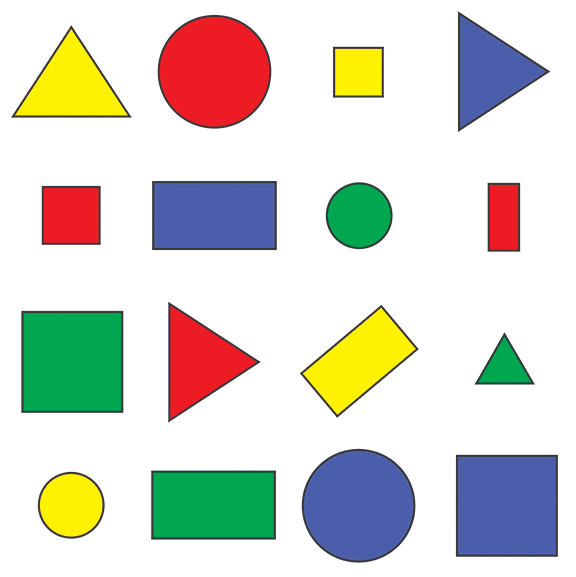
#> input picture OpenCV/GettingStarted/Resources/shapes.png, 576 x 577 px
$ python color_detection.py
#> lines starting #> are read from the running program, lines starting #| are printed output that depends on the picture
import cv2
import numpy as np

'''We convert the image to HSV space, because You can usually get better information from a HSV colorspace. The
reason we use HSV colorspace for color detection/thresholding over RGB/BGR is that HSV is more robust towards
external lighting changes. This means that in cases of minor changes in external lighting (such as pale shadows,
etc. ) Hue values vary relatively lesser than RGB values. For example, two shades of red colour might have similar
Hue values, but widely different RGB values. In real life scenarios such as object tracking based on colour,
we need to make sure that our program runs well irrespective of environmental changes as much as possible. So,
we prefer HSV colour thresholding over RGB'''


'''
In CV we have hue max of 180 i.e. 0-179, not 360 like,
Saturation is from 0-255
Value is from 0-255
'''

def empty(a):
    pass


def stackImages(scale, imgArray):
    rows = len(imgArray)
    cols = len(imgArray[0])
    rowsAvailable = isinstance(imgArray[0], list)
    width = imgArray[0][0].shape[1]
    height = imgArray[0][0].shape[0]
    if rowsAvailable:
        for x in range(0, rows):
            for y in range(0, cols):
                if imgArray[x][y].shape[:2] == imgArray[0][0].shape[:2]:
                    imgArray[x][y] = cv2.resize(imgArray[x][y], (0, 0), None, scale, scale)
                else:
                    imgArray[x][y] = cv2.resize(imgArray[x][y], (imgArray[0][0].shape[1], imgArray[0][0].shape[0]),
                                                None, scale, scale)
                if len(imgArray[x][y].shape) == 2: imgArray[x][y] = cv2.cvtColor(imgArray[x][y], cv2.COLOR_GRAY2BGR)
        imageBlank = np.zeros((height, width, 3), np.uint8)
        hor = [imageBlank] * rows
        hor_con = [imageBlank] * rows
        for x in range(0, rows):
            hor[x] = np.hstack(imgArray[x])
        ver = np.vstack(hor)
    else:
        for x in range(0, rows):
            if imgArray[x].shape[:2] == imgArray[0].shape[:2]:
                imgArray[x] = cv2.resize(imgArray[x], (0, 0), None, scale, scale)
            else:
                imgArray[x] = cv2.resize(imgArray[x], (imgArray[0].shape[1], imgArray[0].shape[0]), None, scale, scale)
            if len(imgArray[x].shape) == 2: imgArray[x] = cv2.cvtColor(imgArray[x], cv2.COLOR_GRAY2BGR)
        hor = np.hstack(imgArray)
        ver = hor
    return ver

path = 'Resources/shapes.png'
cv2.namedWindow("TrackBars")
cv2.resizeWindow("TrackBars", 640, 240)
cv2.createTrackbar("Hue Min", "TrackBars", 0, 179, empty)
cv2.createTrackbar("Hue Max", "TrackBars", 19, 179, empty)
cv2.createTrackbar("Sat Min", "TrackBars", 110, 255, empty)
cv2.createTrackbar("Sat Max", "TrackBars", 240, 255, empty)
cv2.createTrackbar("Val Min", "TrackBars", 153, 255, empty)
cv2.createTrackbar("Val Max", "TrackBars", 255, 255, empty)

while True:
    img = cv2.imread(path)
#> img is the input picture: shape (577, 576, 3); mean B, G, R 205.1, 214.3, 214.2
    imgHSV = cv2.cvtColor(img, cv2.COLOR_BGR2HSV)
#> imgHSV: shape (577, 576, 3); mean H, S, V 31.4, 56.1, 234.3
    h_min = cv2.getTrackbarPos("Hue Min", "TrackBars")
    h_max = cv2.getTrackbarPos("Hue Max", "TrackBars")
    s_min = cv2.getTrackbarPos("Sat Min", "TrackBars")
    s_max = cv2.getTrackbarPos("Sat Max", "TrackBars")
    v_min = cv2.getTrackbarPos("Val Min", "TrackBars")
    v_max = cv2.getTrackbarPos("Val Max", "TrackBars")

    # print(h_min, h_max, s_min, s_max, v_min, v_max)

    lower = np.array([h_min, s_min, v_min])
    upper = np.array([h_max, s_max, v_max])

    mask = cv2.inRange(imgHSV, lowerb=lower, upperb=upper)
#> mask: shape (577, 576); every value is 0
    '''Find the intersection of the image and mask'''
    imageResult = cv2.bitwise_and(img, img, mask=mask)
#> imageResult: shape (577, 576, 3); every value is 0

    # [4 lines of commented-out code are left out]

    imgStack = stackImages(0.6, ([img, imgHSV], [mask, imageResult]))
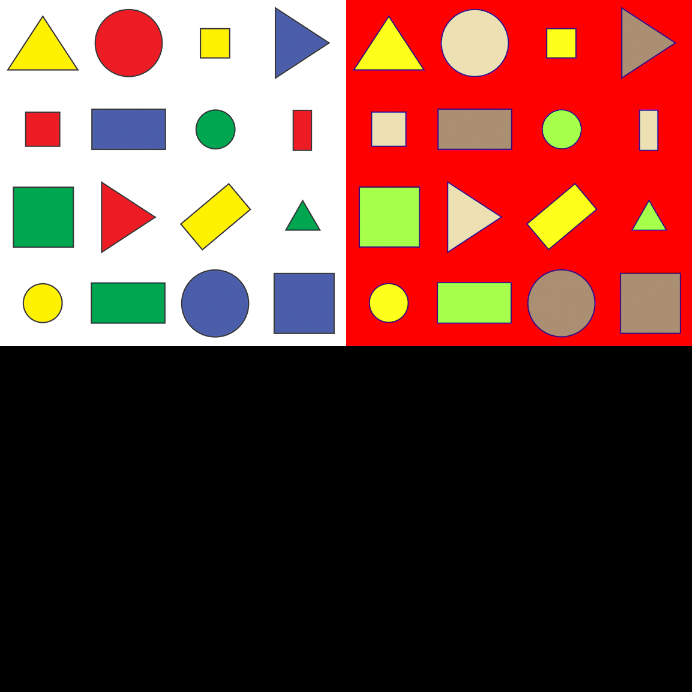
#> imgStack: shape (692, 692, 3); mean B, G, R 59.1, 67.6, 112.1
    cv2.imshow("Detect Color", imgStack)
    if cv2.waitKey(1) & 0xFF == ord('q'):
#> (key q is pressed here)
        break
